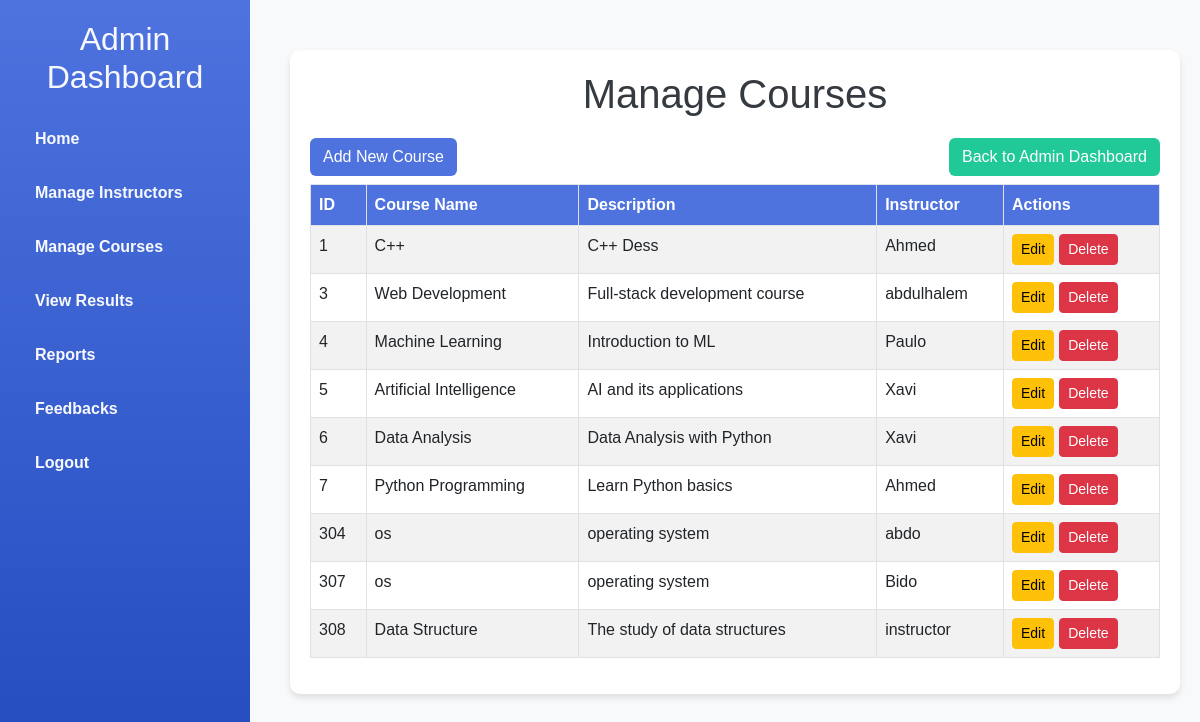
Page /Admin/manage_courses.php (signed in) on the committed database.
### tables this page shows
CREATE TABLE `courses` (
  `id` int(11) NOT NULL,
  `name` text NOT NULL,
  `description` text DEFAULT NULL,
  `created_by` int(11) NOT NULL,
  `created_at` datetime DEFAULT current_timestamp()
);

CREATE TABLE `users` (
  `id` int(11) NOT NULL,
  `username` text NOT NULL,
  `password` text NOT NULL,
  `email` text NOT NULL,
  `role_id` int(11) NOT NULL,
  `created_at` datetime DEFAULT current_timestamp(),
  `updated_at` datetime DEFAULT current_timestamp()
);

### Admin/manage_courses.php (the view, shortened to what this page needs)
<?php
include('../db_connection.php');
$query = "SELECT c.id, c.name, c.description, u.username AS Instructor
          FROM courses c
          JOIN users u ON c.created_by = u.id";
$result = mysqli_query($conn, $query);
?>
<!DOCTYPE html>
<html lang="en">
<head>
    <link rel="stylesheet" href="../includes/assets/sidebar.css">
    <link href="https://cdn.jsdelivr.net/npm/bootstrap@5.3.0/dist/css/bootstrap.min.css" rel="stylesheet">
</head>
<body>
<div class="sidebar">
        <h2>Admin Dashboard</h2>
        <a href="admin_dashboard.php">Home</a>
        <a href="manage_instructors.php">Manage Instructors</a>
        <a href="manage_courses.php">Manage Courses</a>
        <a href="view_results.php">View Results</a>
        <a href="reports.php">Reports</a>
        <a href="feedbacks.php">Feedbacks</a>
        <a href="logout.php">Logout</a>
    </div>
    <div class="dashboard-content">
    <div class="container">
        <h1>Manage Courses</h1>
        <div class="d-flex justify-content-between flex-wrap">
            <a href="add_course.php" class="btn btn-add mb-2">Add New Course</a>
            <a href="admin_dashboard.php" class="btn btn-back mb-2">Back to Admin Dashboard</a>
        </div>
        <div class="table-responsive">
            <table class="table table-bordered table-striped">
                <thead>
                    <tr>
                        <th>ID</th>
                        <th>Course Name</th>
                        <th>Description</th>
                        <th>Instructor</th>
                        <th>Actions</th>
                    </tr>
                </thead>
                <tbody>
                    <?php while ($row = mysqli_fetch_assoc($result)) : ?>
                    <tr>
                        <td><?= $row['id'] ?></td>
                        <td><?= $row['name'] ?></td>
                        <td><?= $row['description'] ?></td>
                        <td><?= $row['Instructor'] ?></td>
                        <td>
                            <div class="action-btns">
                                <a href="edit_course.php?id=<?= $row['id'] ?>" class="btn btn-warning btn-sm">Edit</a>
                                <a href="?delete_id=<?= $row['id'] ?>"
                                   onclick="return confirm('Are you sure you want to delete this course?')"
                                   class="btn btn-danger btn-sm">Delete</a>
                            </div>
                        </td>
                    </tr>
                    <?php endwhile; ?>
                </tbody>
            </table>
        </div>
    </div>
    </div>
</body>
</html>

### includes/assets/sidebar.css (style rules this page uses)
body { margin: 0; font-family: Arial, sans-serif; display: flex; flex-direction: column; }
.sidebar { width: 250px; background: linear-gradient(180deg, #4e73df, #224abe); color: #fff; position: fixed; height: 100vh; padding: 20px; box-sizing: border-box; }
.sidebar h2 { text-align: center; color: #f8f9fc; margin-bottom: 20px; }
.sidebar a { color: #f8f9fc; text-decoration: none; padding: 10px 15px; display: block; margin-bottom: 10px; border-radius: 5px; font-weight: bold; }
.dashboard-content { margin-left: 270px; padding: 20px; box-sizing: border-box; width: calc(100% - 270px); }
.dashboard-content h1 { margin-bottom: 20px; color: #343a40; }
.btn { background: #4e73df; color: #fff; text-decoration: none; padding: 10px 15px; text-align: center; border-radius: 5px; font-weight: bold; display: inline-block; }

### Admin/manage_courses.php (style rules this page uses)
body { font-family: Arial, sans-serif; background-color: #f8f9fa; }
.container { margin-top: 30px; padding: 20px; background-color: #ffffff; border-radius: 10px; box-shadow: 0 4px 6px rgba(0, 0, 0, 0.1); }
h1 { text-align: center; margin-bottom: 20px; color: #343a40; }
.btn-add, .btn-back { margin-bottom: 20px; }
.btn-add { background-color: #4e73df; color: #fff; }
.btn-back { background-color: #20c997; color: #fff; }
.table th { background-color: #4e73df; color: white; }
.action-btns { display: flex; gap: 5px; }
.action-btns a { white-space: nowrap; }
.table-responsive { overflow-x: auto; }

### rows in the picture
courses: id "1", name "C++", description "C++ Dess", created_by.username "Ahmed"
courses: id "3", name "Web Development", description "Full-stack development course", created_by.username "abdulhalem"
courses: id "4", name "Machine Learning", description "Introduction to ML", created_by.username "Paulo"
courses: id "5", name "Artificial Intelligence", description "AI and its applications", created_by.username "Xavi"
courses: id "6", name "Data Analysis", description "Data Analysis with Python", created_by.username "Xavi"
courses: id "7", name "Python Programming", description "Learn Python basics", created_by.username "Ahmed"
courses: id "304", name "os", description "operating system", created_by.username "abdo"
courses: id "307", name "os", description "operating system", created_by.username "Bido"
courses: id "308", name "Data Structure", description "The study of data structures", created_by.username "instructor"
